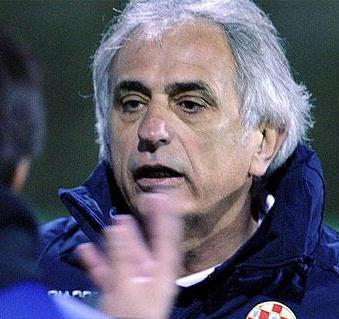
#> input picture test/002486.jpg, 339 x 319 px; its folder holds only this picture in this run
$ python eigenface.py
#> lines starting #> are read from the running program, lines starting #| are printed output that depends on the picture
# encoding=utf-8
import numpy as np
import cv2
import os


class EigenFace(object):
    def __init__(self, threshold, dimNum, dsize):
#> in predict, testImg is the input picture: shape (319, 339, 3); mean B, G, R 108.2, 91.3, 93.7
        self.threshold = threshold
        self.dimNum = dimNum
        self.dsize = dsize

    def loadImg(self, fileName, dsize):
        img = cv2.imread(fileName)
        retImg = cv2.resize(img, dsize)
        retImg = cv2.cvtColor(retImg, cv2.COLOR_RGB2GRAY)
        retImg = cv2.equalizeHist(retImg)
        return retImg

    def createImgMat(self, dirName):
        dataMat = np.zeros((10, 1))
        label = []
        for parent, dirnames, filenames in os.walk(dirName):
            index = 0
            for filename in filenames:
                img = self.loadImg(parent + '/' + filename, self.dsize)
                tempImg = np.reshape(img, (-1, 1))
                if index == 0:
                    dataMat = tempImg
                else:
                    dataMat = np.column_stack((dataMat, tempImg))
                label.append(filename.split('.')[0])
                index += 1
        return dataMat, label
    def PCA(self, dataMat, dimNum):

        meanMat = np.mat(np.mean(dataMat, 1)).T
        diffMat = dataMat - meanMat
        covMat = (diffMat.T * diffMat) / float(diffMat.shape[1])  # 归一化
        eigVals, eigVects = np.linalg.eig(np.mat(covMat))
        eigVects = diffMat * eigVects
        eigValInd = np.argsort(eigVals)
        eigValInd = eigValInd[::-1]
        eigValInd = eigValInd[:dimNum]  # 取出指定个数的前n大的特征值
        eigVects = eigVects / np.linalg.norm(eigVects, axis=0)  # 归一化特征向量
        redEigVects = eigVects[:, eigValInd]
        lowMat = redEigVects.T * diffMat
        return lowMat, redEigVects

    def compare(self, dataMat, testImg, label):
        testImg = cv2.resize(testImg, self.dsize)
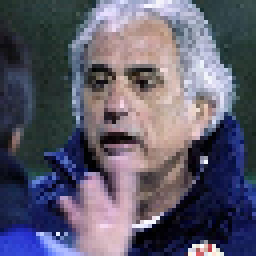
#> testImg: shape (64, 64, 3) (shown 4 times larger); mean of channels 0, 1, 2 107.9, 91, 93.4; drawn as B, G, R
        testImg = cv2.cvtColor(testImg, cv2.COLOR_RGB2GRAY)
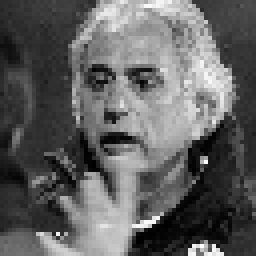
#> testImg: shape (64, 64) (shown 4 times larger); min 0, max 253, mean 96.3
        testImg = np.reshape(testImg, (-1, 1))
#> testImg = 4096 values, max 253 at index 3954, min 0 at index 2647, mean 96.32
        lowMat, redVects = self.PCA(dataMat, self.dimNum)
#> (the run stopped early here; a loop or call above may not have finished)

$ run again, on test/002528.jpg
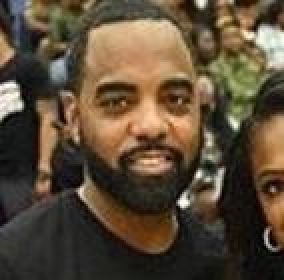
#> input picture test/002528.jpg, 142 x 140 px (shown 2 times larger)
#> in predict, testImg is the input picture: shape (140, 142, 3); mean B, G, R 55.3, 75, 90.4
#> in compare, `testImg = cv2.resize(testImg, self.dsize)`:
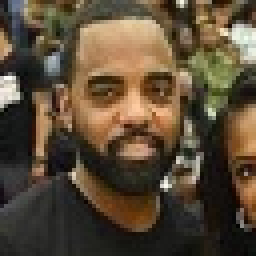
#> testImg: shape (64, 64, 3) (shown 4 times larger); mean of channels 0, 1, 2 55.2, 75, 90.3; drawn as B, G, R
#> in compare, `testImg = cv2.cvtColor(testImg, cv2.COLOR_RGB2GRAY)`:
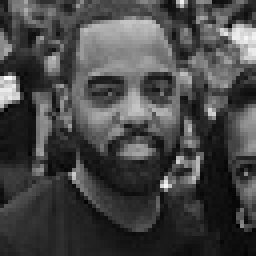
#> testImg: shape (64, 64) (shown 4 times larger); min 3, max 248, mean 70.8
#> in compare, `testImg = np.reshape(testImg, (-1, 1))`: testImg = 4096 values, max 248 at index 1218, min 3 at index 1729, mean 70.78

$ run again, on test/002558.jpg
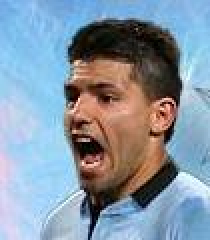
#> input picture test/002558.jpg, 105 x 120 px (shown 2 times larger)
#> in predict, testImg is the input picture: shape (120, 105, 3); mean B, G, R 164.5, 149, 133.4
#> in compare, `testImg = cv2.resize(testImg, self.dsize)`:
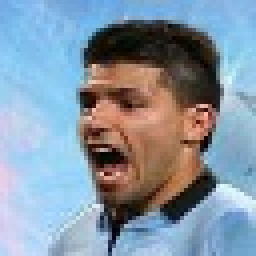
#> testImg: shape (64, 64, 3) (shown 4 times larger); mean of channels 0, 1, 2 164.4, 148.9, 133.3; drawn as B, G, R
#> in compare, `testImg = cv2.cvtColor(testImg, cv2.COLOR_RGB2GRAY)`:
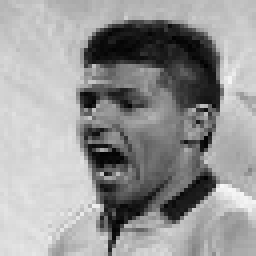
#> testImg: shape (64, 64) (shown 4 times larger); min 2, max 247, mean 151.8
#> in compare, `testImg = np.reshape(testImg, (-1, 1))`: testImg = 4096 values, max 247 at index 2999, min 2 at index 619, mean 151.8

$ run again, on test/002641.jpg
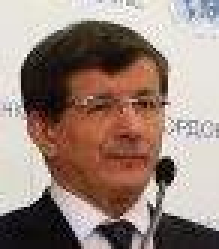
#> input picture test/002641.jpg, 73 x 83 px (shown 3 times larger)
#> in predict, testImg is the input picture: shape (83, 73, 3); mean B, G, R 123.4, 132.9, 153.4
#> in compare, `testImg = cv2.resize(testImg, self.dsize)`:
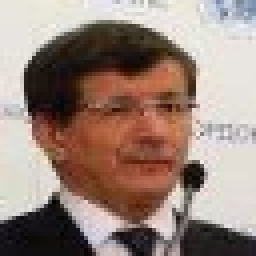
#> testImg: shape (64, 64, 3) (shown 4 times larger); mean of channels 0, 1, 2 123.3, 132.8, 153.2; drawn as B, G, R
#> in compare, `testImg = cv2.cvtColor(testImg, cv2.COLOR_RGB2GRAY)`:
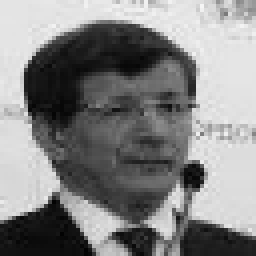
#> testImg: shape (64, 64) (shown 4 times larger); min 2, max 245, mean 132.3
#> in compare, `testImg = np.reshape(testImg, (-1, 1))`: testImg = 4096 values, max 245 at index 114, min 2 at index 3727, mean 132.3

$ run again, on test/002516.jpg
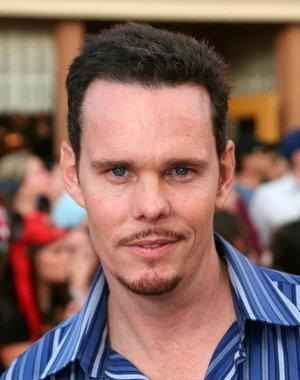
#> input picture test/002516.jpg, 300 x 380 px
#> in predict, testImg is the input picture: shape (380, 300, 3); mean B, G, R 100.1, 105.9, 138.6
#> in compare, `testImg = cv2.resize(testImg, self.dsize)`:
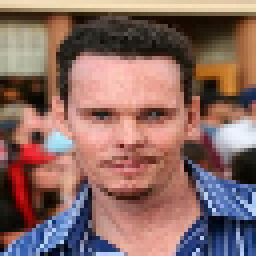
#> testImg: shape (64, 64, 3) (shown 4 times larger); mean of channels 0, 1, 2 100.1, 106, 138.7; drawn as B, G, R
#> in compare, `testImg = cv2.cvtColor(testImg, cv2.COLOR_RGB2GRAY)`:
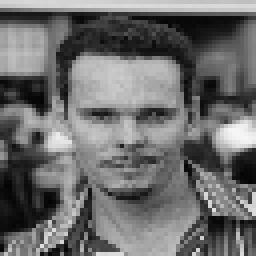
#> testImg: shape (64, 64) (shown 4 times larger); min 3, max 246, mean 107.9
#> in compare, `testImg = np.reshape(testImg, (-1, 1))`: testImg = 4096 values, max 246 at index 2106, min 3 at index 3212, mean 107.9
